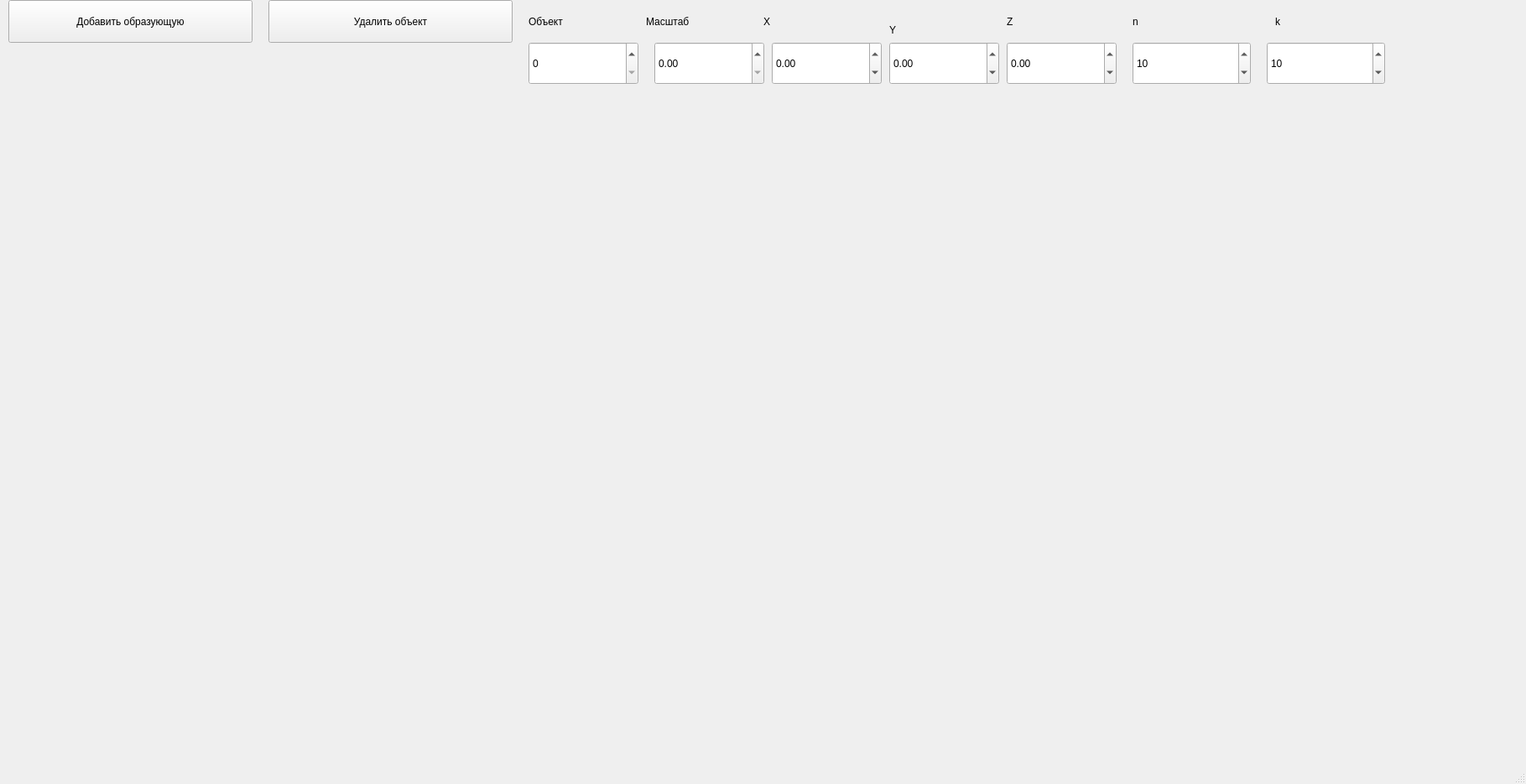
<?xml version="1.0" encoding="UTF-8"?>
<ui version="4.0">
 <class>MainWindow</class>
 <widget class="QMainWindow" name="MainWindow">
  <property name="geometry">
   <rect>
    <x>0</x>
    <y>0</y>
    <width>1819</width>
    <height>935</height>
   </rect>
  </property>
  <property name="windowTitle">
   <string>MainWindow</string>
  </property>
  <widget class="QWidget" name="centralwidget">
   <widget class="QPushButton" name="addSpline">
    <property name="geometry">
     <rect>
      <x>10</x>
      <y>0</y>
      <width>291</width>
      <height>51</height>
     </rect>
    </property>
    <property name="text">
     <string>Добавить образующую</string>
    </property>
   </widget>
   <widget class="QPushButton" name="deleteItemButton">
    <property name="geometry">
     <rect>
      <x>320</x>
      <y>0</y>
      <width>291</width>
      <height>51</height>
     </rect>
    </property>
    <property name="text">
     <string>Удалить объект</string>
    </property>
   </widget>
   <widget class="QSpinBox" name="objectNumBox">
    <property name="geometry">
     <rect>
      <x>630</x>
      <y>50</y>
      <width>131</width>
      <height>51</height>
     </rect>
    </property>
   </widget>
   <widget class="QLabel" name="label">
    <property name="geometry">
     <rect>
      <x>630</x>
      <y>10</y>
      <width>141</width>
      <height>31</height>
     </rect>
    </property>
    <property name="text">
     <string>Объект</string>
    </property>
   </widget>
   <widget class="QDoubleSpinBox" name="scaleBox">
    <property name="geometry">
     <rect>
      <x>780</x>
      <y>50</y>
      <width>131</width>
      <height>51</height>
     </rect>
    </property>
    <property name="maximum">
     <double>1.000000000000000</double>
    </property>
    <property name="singleStep">
     <double>0.100000000000000</double>
    </property>
   </widget>
   <widget class="QLabel" name="label_2">
    <property name="geometry">
     <rect>
      <x>770</x>
      <y>10</y>
      <width>141</width>
      <height>31</height>
     </rect>
    </property>
    <property name="text">
     <string>Масштаб</string>
    </property>
   </widget>
   <widget class="QDoubleSpinBox" name="xBox">
    <property name="geometry">
     <rect>
      <x>920</x>
      <y>50</y>
      <width>131</width>
      <height>51</height>
     </rect>
    </property>
    <property name="minimum">
     <double>-1.000000000000000</double>
    </property>
    <property name="maximum">
     <double>1.000000000000000</double>
    </property>
    <property name="singleStep">
     <double>0.100000000000000</double>
    </property>
   </widget>
   <widget class="QDoubleSpinBox" name="yBox">
    <property name="geometry">
     <rect>
      <x>1060</x>
      <y>50</y>
      <width>131</width>
      <height>51</height>
     </rect>
    </property>
    <property name="minimum">
     <double>-1.000000000000000</double>
    </property>
    <property name="maximum">
     <double>1.000000000000000</double>
    </property>
    <property name="singleStep">
     <double>0.100000000000000</double>
    </property>
   </widget>
   <widget class="QDoubleSpinBox" name="zBox">
    <property name="geometry">
     <rect>
      <x>1200</x>
      <y>50</y>
      <width>131</width>
      <height>51</height>
     </rect>
    </property>
    <property name="minimum">
     <double>-1.000000000000000</double>
    </property>
    <property name="maximum">
     <double>1.000000000000000</double>
    </property>
    <property name="singleStep">
     <double>0.100000000000000</double>
    </property>
   </widget>
   <widget class="QLabel" name="label_3">
    <property name="geometry">
     <rect>
      <x>910</x>
      <y>10</y>
      <width>141</width>
      <height>31</height>
     </rect>
    </property>
    <property name="text">
     <string>X</string>
    </property>
   </widget>
   <widget class="QLabel" name="label_4">
    <property name="geometry">
     <rect>
      <x>1060</x>
      <y>20</y>
      <width>141</width>
      <height>31</height>
     </rect>
    </property>
    <property name="text">
     <string>Y</string>
    </property>
   </widget>
   <widget class="QLabel" name="label_5">
    <property name="geometry">
     <rect>
      <x>1200</x>
      <y>10</y>
      <width>141</width>
      <height>31</height>
     </rect>
    </property>
    <property name="text">
     <string>Z</string>
    </property>
   </widget>
   <widget class="QSpinBox" name="nBox">
    <property name="geometry">
     <rect>
      <x>1350</x>
      <y>50</y>
      <width>141</width>
      <height>51</height>
     </rect>
    </property>
    <property name="value">
     <number>10</number>
    </property>
   </widget>
   <widget class="QSpinBox" name="kBox">
    <property name="geometry">
     <rect>
      <x>1510</x>
      <y>50</y>
      <width>141</width>
      <height>51</height>
     </rect>
    </property>
    <property name="value">
     <number>10</number>
    </property>
   </widget>
   <widget class="QLabel" name="label_6">
    <property name="geometry">
     <rect>
      <x>1350</x>
      <y>10</y>
      <width>131</width>
      <height>31</height>
     </rect>
    </property>
    <property name="text">
     <string>n</string>
    </property>
   </widget>
   <widget class="QLabel" name="label_7">
    <property name="geometry">
     <rect>
      <x>1520</x>
      <y>10</y>
      <width>131</width>
      <height>31</height>
     </rect>
    </property>
    <property name="text">
     <string>k</string>
    </property>
   </widget>
  </widget>
  <widget class="QMenuBar" name="menubar">
   <property name="geometry">
    <rect>
     <x>0</x>
     <y>0</y>
     <width>1819</width>
     <height>21</height>
    </rect>
   </property>
  </widget>
  <widget class="QStatusBar" name="statusbar"/>
 </widget>
 <resources/>
 <connections/>
</ui>
